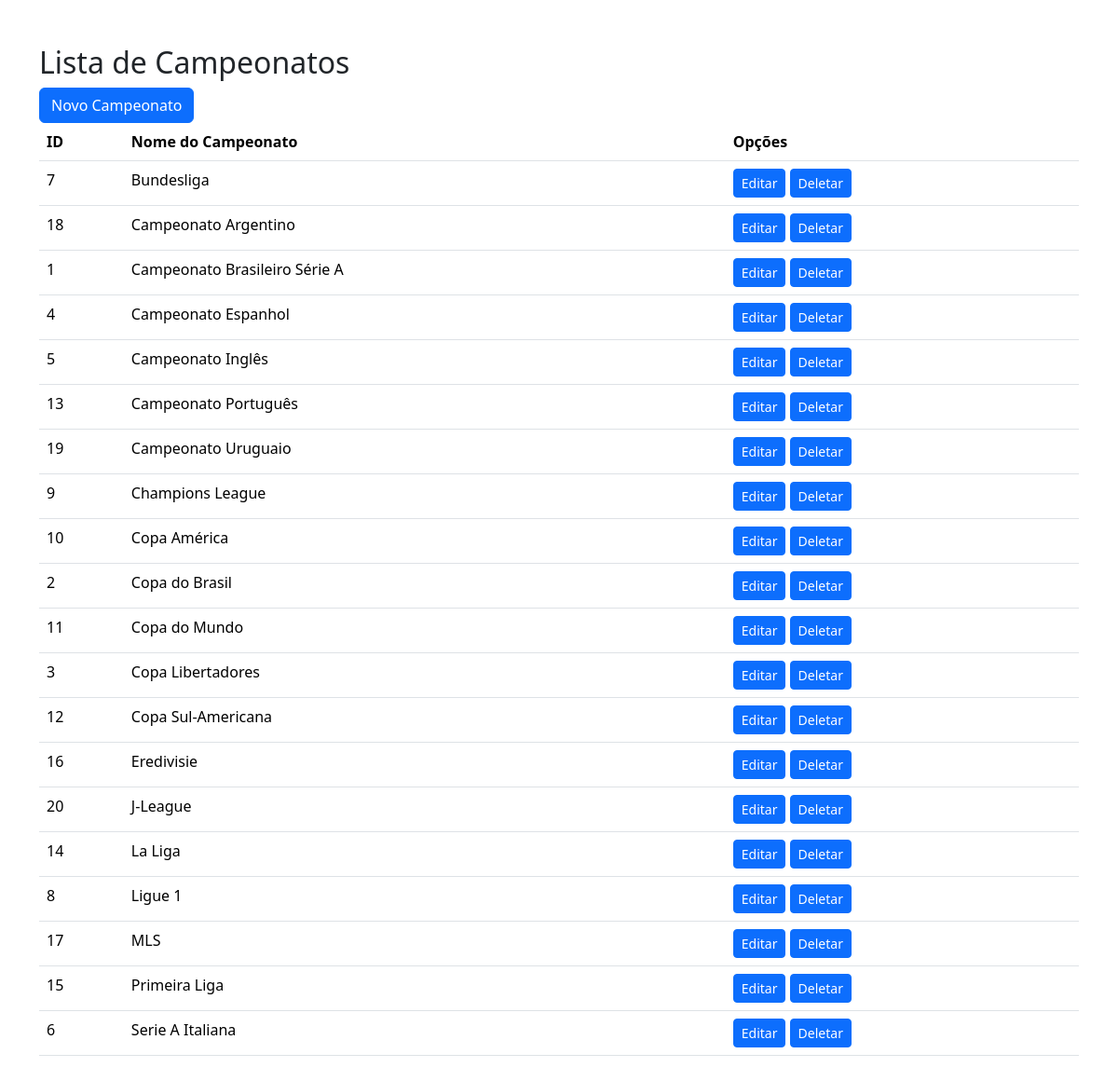
Screenshot of /Organização/PaginadeLogin-main/dashboard/CRUD/campeonato.php with the database file from the repository.
### tables this page shows
CREATE TABLE campeonato(
    id_campeonato INT AUTO_INCREMENT PRIMARY KEY,
    nome_campeonato VARCHAR(100) UNIQUE NOT NULL
);

### Organização/PaginadeLogin-main/dashboard/CRUD/campeonato.php (the view, shortened to what this page needs)
<!DOCTYPE html>
<html lang="en">
<head>
    <link href="https://cdn.jsdelivr.net/npm/bootstrap@5.3.2/dist/css/bootstrap.min.css" rel="stylesheet">
</head>
<body>
    <div class="container my-5">
        <h2>Lista de Campeonatos</h2>
        <a href="inserir_campeonato.php" role="button" class="btn btn-primary">Novo Campeonato</a>
        <br>
        <table class="table">
            <thead>
                <th>ID</th>
                <th>Nome do Campeonato</th>
                <th>Opções</th>
            </thead>
            <tbody>
                <?php
                include('config.php');
                $sql = "SELECT * FROM campeonato";
                $result = $mysqli->query($sql);
                while ($row = $result->fetch_assoc()) {
                    echo "<tr>
                    <td>" . $row['id_campeonato'] . "</td>
                    <td>" . $row['nome_campeonato'] . "</td>
                    <td>
                        <a href='editar_campeonato.php?id=" . $row['id_campeonato'] . "' class='btn btn-primary btn-sm'>Editar</a>
                        <a href='deletar_campeonato.php?id=" . $row['id_campeonato'] . "' class='btn btn-primary btn-sm'>Deletar</a>
                    </td>
                </tr>";
                }
                ?>
            </tbody>
        </table>
    </div>
</body>
</html>

### rows the page displays
campeonato: id_campeonato "7", nome_campeonato "Bundesliga"
campeonato: id_campeonato "18", nome_campeonato "Campeonato Argentino"
campeonato: id_campeonato "1", nome_campeonato "Campeonato Brasileiro Série A"
campeonato: id_campeonato "4", nome_campeonato "Campeonato Espanhol"
campeonato: id_campeonato "5", nome_campeonato "Campeonato Inglês"
campeonato: id_campeonato "13", nome_campeonato "Campeonato Português"
campeonato: id_campeonato "19", nome_campeonato "Campeonato Uruguaio"
campeonato: id_campeonato "9", nome_campeonato "Champions League"
campeonato: id_campeonato "10", nome_campeonato "Copa América"
campeonato: id_campeonato "2", nome_campeonato "Copa do Brasil"
campeonato: id_campeonato "11", nome_campeonato "Copa do Mundo"
campeonato: id_campeonato "3", nome_campeonato "Copa Libertadores"
campeonato: id_campeonato "12", nome_campeonato "Copa Sul-Americana"
campeonato: id_campeonato "16", nome_campeonato "Eredivisie"
campeonato: id_campeonato "20", nome_campeonato "J-League"
campeonato: id_campeonato "14", nome_campeonato "La Liga"
campeonato: id_campeonato "8", nome_campeonato "Ligue 1"
campeonato: id_campeonato "17", nome_campeonato "MLS"
campeonato: id_campeonato "15", nome_campeonato "Primeira Liga"
campeonato: id_campeonato "6", nome_campeonato "Serie A Italiana"
